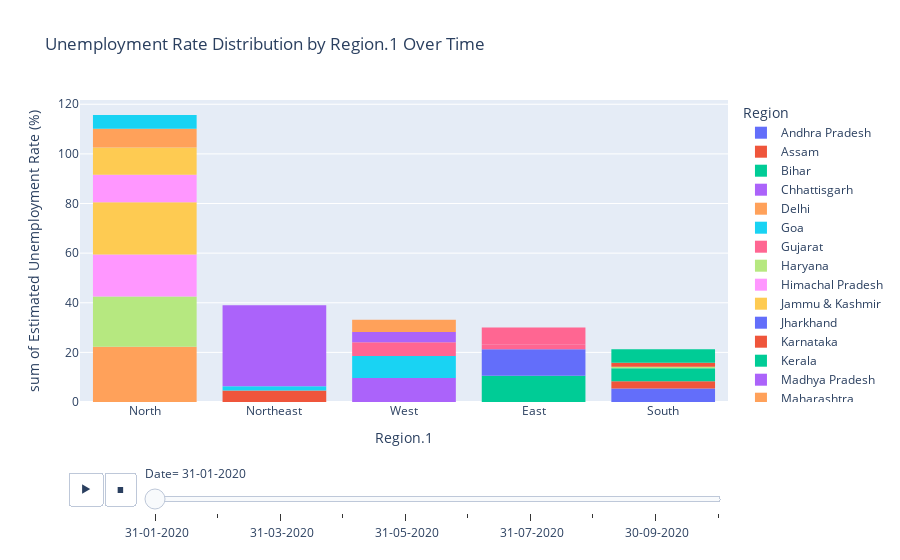

The cell this chart's notebook holds for it:
### Code cell
histogram = px.histogram(df1, x='Region.1', y='Estimated Unemployment Rate (%)', color='Region',
                         title='Unemployment Rate Distribution by Region.1 Over Time', animation_frame='Date', template='plotly')

histogram.update_xaxes(categoryorder='total descending')

histogram.show()

### Figure 1 — Plotly figure (JSON) as saved in the notebook; plotly's stock layout.template omitted (floating-point values rounded to 4 significant figures)
{"data": [{"alignmentgroup": "True", "bingroup": "x", "histfunc": "sum", "hovertemplate": "Region=Andhra Pradesh<br>Date= 31-01-2020<br>Region.1=%{x}<br>sum of Estimated Unemployment Rate (%)=%{y}<extra></extra>", "legendgroup": "Andhra Pradesh", "marker": {"color": "#636efa", "pattern": {"shape": ""}}, "name": "Andhra Pradesh", "offsetgroup": "Andhra Pradesh", "orientation": "v", "showlegend": true, "type": "histogram", "x": ["South"], "xaxis": "x", "y": [5.48], "yaxis": "y"}, {"alignmentgroup": "True", "bingroup": "x", "histfunc": "sum", "hovertemplate": "Region=Assam<br>Date= 31-01-2020<br>Region.1=%{x}<br>sum of Estimated Unemployment Rate (%)=%{y}<extra></extra>", "legendgroup": "Assam", "marker": {"color": "#EF553B", "pattern": {"shape": ""}}, "name": "Assam", "offsetgroup": "Assam", "orientation": "v", "showlegend": true, "type": "histogram", "x": ["Northeast"], "xaxis": "x", "y": [4.66], "yaxis": "y"}, {"alignmentgroup": "True", "bingroup": "x", "histfunc": "sum", "hovertemplate": "Region=Bihar<br>Date= 31-01-2020<br>Region.1=%{x}<br>sum of Estimated Unemployment Rate (%)=%{y}<extra></extra>", "legendgroup": "Bihar", "marker": {"color": "#00cc96", "pattern": {"shape": ""}}, "name": "Bihar", "offsetgroup": "Bihar", "orientation": "v", "showlegend": true, "type": "histogram", "x": ["East"], "xaxis": "x", "y": [10.61], "yaxis": "y"}, {"alignmentgroup": "True", "bingroup": "x", "histfunc": "sum", "hovertemplate": "Region=Chhattisgarh<br>Date= 31-01-2020<br>Region.1=%{x}<br>sum of Estimated Unemployment Rate (%)=%{y}<extra></extra>", "legendgroup": "Chhattisgarh", "marker": {"color": "#ab63fa", "pattern": {"shape": ""}}, "name": "Chhattisgarh", "offsetgroup": "Chhattisgarh", "orientation": "v", "showlegend": true, "type": "histogram", "x": ["West"], "xaxis": "x", "y": [9.65], "yaxis": "y"}, {"alignmentgroup": "True", "bingroup": "x", "histfunc": "sum", "hovertemplate": "Region=Delhi<br>Date= 31-01-2020<br>Region.1=%{x}<br>sum of Estimated Unemployment Rate (%)=%{y}<extra></extra>", "legendgroup": "Delhi", "marker": {"color": "#FFA15A", "pattern": {"shape": ""}}, "name": "Delhi", "offsetgroup": "Delhi", "orientation": "v", "showlegend": true, "type": "histogram", "x": ["North"], "xaxis": "x", "y": [22.23], "yaxis": "y"}, {"alignmentgroup": "True", "bingroup": "x", "histfunc": "sum", "hovertemplate": "Region=Goa<br>Date= 31-01-2020<br>Region.1=%{x}<br>sum of Estimated Unemployment Rate (%)=%{y}<extra></extra>", "legendgroup": "Goa", "marker": {"color": "#19d3f3", "pattern": {"shape": ""}}, "name": "Goa", "offsetgroup": "Goa", "orientation": "v", "showlegend": true, "type": "histogram", "x": ["West"], "xaxis": "x", "y": [8.89], "yaxis": "y"}, {"alignmentgroup": "True", "bingroup": "x", "histfunc": "sum", "hovertemplate": "Region=Gujarat<br>Date= 31-01-2020<br>Region.1=%{x}<br>sum of Estimated Unemployment Rate (%)=%{y}<extra></extra>", "legendgroup": "Gujarat", "marker": {"color": "#FF6692", "pattern": {"shape": ""}}, "name": "Gujarat", "offsetgroup": "Gujarat", "orientation": "v", "showlegend": true, "type": "histogram", "x": ["West"], "xaxis": "x", "y": [5.54], "yaxis": "y"}, {"alignmentgroup": "True", "bingroup": "x", "histfunc": "sum", "hovertemplate": "Region=Haryana<br>Date= 31-01-2020<br>Region.1=%{x}<br>sum of Estimated Unemployment Rate (%)=%{y}<extra></extra>", "legendgroup": "Haryana", "marker": {"color": "#B6E880", "pattern": {"shape": ""}}, "name": "Haryana", "offsetgroup": "Haryana", "orientation": "v", "showlegend": true, "type": "histogram", "x": ["North"], "xaxis": "x", "y": [20.34], "yaxis": "y"}, {"alignmentgroup": "True", "bingroup": "x", "histfunc": "sum", "hovertemplate": "Region=Himachal Pradesh<br>Date= 31-01-2020<br>Region.1=%{x}<br>sum of Estimated Unemployment Rate (%)=%{y}<extra></extra>", "legendgroup": "Himachal Pradesh", "marker": {"color": "#FF97FF", "pattern": {"shape": ""}}, "name": "Himachal Pradesh", "offsetgroup": "Himachal Pradesh", "orientation": "v", "showlegend": true, "type": "histogram", "x": ["North"], "xaxis": "x", "y": [16.83], "yaxis": "y"}, {"alignmentgroup": "True", "bingroup": "x", "histfunc": "sum", "hovertemplate": "Region=Jammu & Kashmir<br>Date= 31-01-2020<br>Region.1=%{x}<br>sum of Estimated Unemployment Rate (%)=%{y}<extra></extra>", "legendgroup": "Jammu & Kashmir", "marker": {"color": "#FECB52", "pattern": {"shape": ""}}, "name": "Jammu & Kashmir", "offsetgroup": "Jammu & Kashmir", "orientation": "v", "showlegend": true, "type": "histogram", "x": ["North"], "xaxis": "x", "y": [21.08], "yaxis": "y"}, {"alignmentgroup": "True", "bingroup": "x", "histfunc": "sum", "hovertemplate": "Region=Jharkhand<br>Date= 31-01-2020<br>Region.1=%{x}<br>sum of Estimated Unemployment Rate (%)=%{y}<extra></extra>", "legendgroup": "Jharkhand", "marker": {"color": "#636efa", "pattern": {"shape": ""}}, "name": "Jharkhand", "offsetgroup": "Jharkhand", "orientation": "v", "showlegend": true, "type": "histogram", "x": ["East"], "xaxis": "x", "y": [10.61], "yaxis": "y"}, {"alignmentgroup": "True", "bingroup": "x", "histfunc": "sum", "hovertemplate": "Region=Karnataka<br>Date= 31-01-2020<br>Region.1=%{x}<br>sum of Estimated Unemployment Rate (%)=%{y}<extra></extra>", "legendgroup": "Karnataka", "marker": {"color": "#EF553B", "pattern": {"shape": ""}}, "name": "Karnataka", "offsetgroup": "Karnataka", "orientation": "v", "showlegend": true, "type": "histogram", "x": ["South"], "xaxis": "x", "y": [2.86], "yaxis": "y"}, {"alignmentgroup": "True", "bingroup": "x", "histfunc": "sum", "hovertemplate": "Region=Kerala<br>Date= 31-01-2020<br>Region.1=%{x}<br>sum of Estimated Unemployment Rate (%)=%{y}<extra></extra>", "legendgroup": "Kerala", "marker": {"color": "#00cc96", "pattern": {"shape": ""}}, "name": "Kerala", "offsetgroup": "Kerala", "orientation": "v", "showlegend": true, "type": "histogram", "x": ["South"], "xaxis": "x", "y": [5.31], "yaxis": "y"}, {"alignmentgroup": "True", "bingroup": "x", "histfunc": "sum", "hovertemplate": "Region=Madhya Pradesh<br>Date= 31-01-2020<br>Region.1=%{x}<br>sum of Estimated Unemployment Rate (%)=%{y}<extra></extra>", "legendgroup": "Madhya Pradesh", "marker": {"color": "#ab63fa", "pattern": {"shape": ""}}, "name": "Madhya Pradesh", "offsetgroup": "Madhya Pradesh", "orientation": "v", "showlegend": true, "type": "histogram", "x": ["West"], "xaxis": "x", "y": [4.11], "yaxis": "y"}, {"alignmentgroup": "True", "bingroup": "x", "histfunc": "sum", "hovertemplate": "Region=Maharashtra<br>Date= 31-01-2020<br>Region.1=%{x}<br>sum of Estimated Unemployment Rate (%)=%{y}<extra></extra>", "legendgroup": "Maharashtra", "marker": {"color": "#FFA15A", "pattern": {"shape": ""}}, "name": "Maharashtra", "offsetgroup": "Maharashtra", "orientation": "v", "showlegend": true, "type": "histogram", "x": ["West"], "xaxis": "x", "y": [4.95], "yaxis": "y"}, {"alignmentgroup": "True", "bingroup": "x", "histfunc": "sum", "hovertemplate": "Region=Meghalaya<br>Date= 31-01-2020<br>Region.1=%{x}<br>sum of Estimated Unemployment Rate (%)=%{y}<extra></extra>", "legendgroup": "Meghalaya", "marker": {"color": "#19d3f3", "pattern": {"shape": ""}}, "name": "Meghalaya", "offsetgroup": "Meghalaya", "orientation": "v", "showlegend": true, "type": "histogram", "x": ["Northeast"], "xaxis": "x", "y": [1.66], "yaxis": "y"}, {"alignmentgroup": "True", "bingroup": "x", "histfunc": "sum", "hovertemplate": "Region=Odisha<br>Date= 31-01-2020<br>Region.1=%{x}<br>sum of Estimated Unemployment Rate (%)=%{y}<extra></extra>", "legendgroup": "Odisha", "marker": {"color": "#FF6692", "pattern": {"shape": ""}}, "name": "Odisha", "offsetgroup": "Odisha", "orientation": "v", "showlegend": true, "type": "histogram", "x": ["East"], "xaxis": "x", "y": [1.9], "yaxis": "y"}, {"alignmentgroup": "True", "bingroup": "x", "histfunc": "sum", "hovertemplate": "Region=Puducherry<br>Date= 31-01-2020<br>Region.1=%{x}<br>sum of Estimated Unemployment Rate (%)=%{y}<extra></extra>", "legendgroup": "Puducherry", "marker": {"color": "#B6E880", "pattern": {"shape": ""}}, "name": "Puducherry", "offsetgroup": "Puducherry", "orientation": "v", "showlegend": true, "type": "histogram", "x": ["South"], "xaxis": "x", "y": [0.58], "yaxis": "y"}, {"alignmentgroup": "True", "bingroup": "x", "histfunc": "sum", "hovertemplate": "Region=Punjab<br>Date= 31-01-2020<br>Region.1=%{x}<br>sum of Estimated Unemployment Rate (%)=%{y}<extra></extra>", "legendgroup": "Punjab", "marker": {"color": "#FF97FF", "pattern": {"shape": ""}}, "name": "Punjab", "offsetgroup": "Punjab", "orientation": "v", "showlegend": true, "type": "histogram", "x": ["North"], "xaxis": "x", "y": [11.11], "yaxis": "y"}, {"alignmentgroup": "True", "bingroup": "x", "histfunc": "sum", "hovertemplate": "Region=Rajasthan<br>Date= 31-01-2020<br>Region.1=%{x}<br>sum of Estimated Unemployment Rate (%)=%{y}<extra></extra>", "legendgroup": "Rajasthan", "marker": {"color": "#FECB52", "pattern": {"shape": ""}}, "name": "Rajasthan", "offsetgroup": "Rajasthan", "orientation": "v", "showlegend": true, "type": "histogram", "x": ["North"], "xaxis": "x", "y": [10.97], "yaxis": "y"}, {"alignmentgroup": "True", "bingroup": "x", "histfunc": "sum", "hovertemplate": "Region=Tamil Nadu<br>Date= 31-01-2020<br>Region.1=%{x}<br>sum of Estimated Unemployment Rate (%)=%{y}<extra></extra>", "legendgroup": "Tamil Nadu", "marker": {"color": "#EF553B", "pattern": {"shape": ""}}, "name": "Tamil Nadu", "offsetgroup": "Tamil Nadu", "orientation": "v", "showlegend": true, "type": "histogram", "x": ["South"], "xaxis": "x", "y": [1.57], "yaxis": "y"}, {"alignmentgroup": "True", "bingroup": "x", "histfunc": "sum", "hovertemplate": "Region=Telangana<br>Date= 31-01-2020<br>Region.1=%{x}<br>sum of Estimated Unemployment Rate (%)=%{y}<extra></extra>", "legendgroup": "Telangana", "marker": {"color": "#00cc96", "pattern": {"shape": ""}}, "name": "Telangana", "offsetgroup": "Telangana", "orientation": "v", "showlegend": true, "type": "histogram", "x": ["South"], "xaxis": "x", "y": [5.49], "yaxis": "y"}, {"alignmentgroup": "True", "bingroup": "x", "histfunc": "sum", "hovertemplate": "Region=Tripura<br>Date= 31-01-2020<br>Region.1=%{x}<br>sum of Estimated Unemployment Rate (%)=%{y}<extra></extra>", "legendgroup": "Tripura", "marker": {"color": "#ab63fa", "pattern": {"shape": ""}}, "name": "Tripura", "offsetgroup": "Tripura", "orientation": "v", "showlegend": true, "type": "histogram", "x": ["Northeast"], "xaxis": "x", "y": [32.67], "yaxis": "y"}, {"alignmentgroup": "True", "bingroup": "x", "histfunc": "sum", "hovertemplate": "Region=Uttar Pradesh<br>Date= 31-01-2020<br>Region.1=%{x}<br>sum of Estimated Unemployment Rate (%)=%{y}<extra></extra>", "legendgroup": "Uttar Pradesh", "marker": {"color": "#FFA15A", "pattern": {"shape": ""}}, "name": "Uttar Pradesh", "offsetgroup": "Uttar Pradesh", "orientation": "v", "showlegend": true, "type": "histogram", "x": ["North"], "xaxis": "x", "y": [7.58], "yaxis": "y"}, {"alignmentgroup": "True", "bingroup": "x", "histfunc": "sum", "hovertemplate": "Region=Uttarakhand<br>Date= 31-01-2020<br>Region.1=%{x}<br>sum of Estimated Unemployment Rate (%)=%{y}<extra></extra>", "legendgroup": "Uttarakhand", "marker": {"color": "#19d3f3", "pattern": {"shape": ""}}, "name": "Uttarakhand", "offsetgroup": "Uttarakhand", "orientation": "v", "showlegend": true, "type": "histogram", "x": ["North"], "xaxis": "x", "y": [5.49], "yaxis": "y"}, {"alignmentgroup": "True", "bingroup": "x", "histfunc": "sum", "hovertemplate": "Region=West Bengal<br>Date= 31-01-2020<br>Region.1=%{x}<br>sum of Estimated Unemployment Rate (%)=%{y}<extra></extra>", "legendgroup": "West Bengal", "marker": {"color": "#FF6692", "pattern": {"shape": ""}}, "name": "West Bengal", "offsetgroup": "West Bengal", "orientation": "v", "showlegend": true, "type": "histogram", "x": ["East"], "xaxis": "x", "y": [6.94], "yaxis": "y"}], "layout": {"barmode": "relative", "legend": {"title": {"text": "Region"}, "tracegroupgap": 0}, "sliders": [{"active": 0, "currentvalue": {"prefix": "Date="}, "len": 0.9, "pad": {"b": 10, "t": 60}, "steps": [{"args": [[" 31-01-2020"], {"frame": {"duration": 0, "redraw": true}, "fromcurrent": true, "mode": "immediate", "transition": {"duration": 0, "easing": "linear"}}], "label": " 31-01-2020", "method": "animate"}, {"args": [[" 29-02-2020"], {"frame": {"duration": 0, "redraw": true}, "fromcurrent": true, "mode": "immediate", "transition": {"duration": 0, "easing": "linear"}}], "label": " 29-02-2020", "method": "animate"}, {"args": [[" 31-03-2020"], {"frame": {"duration": 0, "redraw": true}, "fromcurrent": true, "mode": "immediate", "transition": {"duration": 0, "easing": "linear"}}], "label": " 31-03-2020", "method": "animate"}, {"args": [[" 30-04-2020"], {"frame": {"duration": 0, "redraw": true}, "fromcurrent": true, "mode": "immediate", "transition": {"duration": 0, "easing": "linear"}}], "label": " 30-04-2020", "method": "animate"}, {"args": [[" 31-05-2020"], {"frame": {"duration": 0, "redraw": true}, "fromcurrent": true, "mode": "immediate", "transition": {"duration": 0, "easing": "linear"}}], "label": " 31-05-2020", "method": "animate"}, {"args": [[" 30-06-2020"], {"frame": {"duration": 0, "redraw": true}, "fromcurrent": true, "mode": "immediate", "transition": {"duration": 0, "easing": "linear"}}], "label": " 30-06-2020", "method": "animate"}, {"args": [[" 31-07-2020"], {"frame": {"duration": 0, "redraw": true}, "fromcurrent": true, "mode": "immediate", "transition": {"duration": 0, "easing": "linear"}}], "label": " 31-07-2020", "method": "animate"}, {"args": [[" 31-08-2020"], {"frame": {"duration": 0, "redraw": true}, "fromcurrent": true, "mode": "immediate", "transition": {"duration": 0, "easing": "linear"}}], "label": " 31-08-2020", "method": "animate"}, {"args": [[" 30-09-2020"], {"frame": {"duration": 0, "redraw": true}, "fromcurrent": true, "mode": "immediate", "transition": {"duration": 0, "easing": "linear"}}], "label": " 30-09-2020", "method": "animate"}, {"args": [[" 31-10-2020"], {"frame": {"duration": 0, "redraw": true}, "fromcurrent": true, "mode": "immediate", "transition": {"duration": 0, "easing": "linear"}}], "label": " 31-10-2020", "method": "animate"}], "x": 0.1, "xanchor": "left", "y": 0, "yanchor": "top"}], "title": {"text": "Unemployment Rate Distribution by Region.1 Over Time"}, "updatemenus": [{"buttons": [{"args": [null, {"frame": {"duration": 500, "redraw": true}, "fromcurrent": true, "mode": "immediate", "transition": {"duration": 500, "easing": "linear"}}], "label": "&#9654;", "method": "animate"}, {"args": [[null], {"frame": {"duration": 0, "redraw": true}, "fromcurrent": true, "mode": "immediate", "transition": {"duration": 0, "easing": "linear"}}], "label": "&#9724;", "method": "animate"}], "direction": "left", "pad": {"r": 10, "t": 70}, "showactive": false, "type": "buttons", "x": 0.1, "xanchor": "right", "y": 0, "yanchor": "top"}], "xaxis": {"anchor": "y", "categoryorder": "total descending", "domain": [0, 1], "title": {"text": "Region.1"}}, "yaxis": {"anchor": "x", "domain": [0, 1], "title": {"text": "sum of Estimated Unemployment Rate (%)"}}}}
